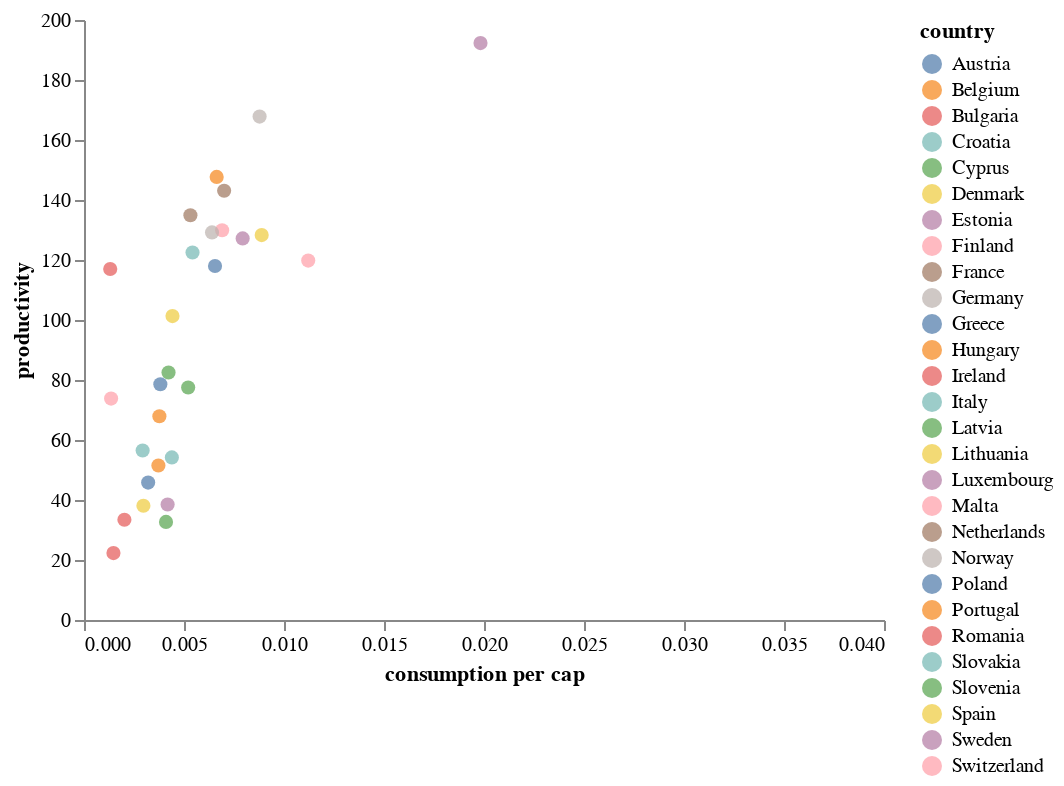

Write notebook code for a chart like this one.
### Markdown cell above
**Altair plot**

### Code cell
from IPython.display import display
select_year = alt.selection_single(
    name='Select', fields=['year'], init={'year': 2000},
    bind=alt.binding_range(min=2000, max=2019, step=1)
)

figure = alt.Chart(data).mark_point(filled=True,size=50).encode(
    alt.X('cons_percap',title='consumption per cap',scale=alt.Scale(domain=[0,0.04])),
    alt.Y('prod_phw',title='productivity',scale=alt.Scale(domain=[0,200])),
    color='country',
    tooltip=['country']
).configure_axis(
    grid=False
).configure_view(
    strokeWidth=0
).add_selection(select_year).transform_filter(select_year).interactive()


display(figure)

### Figure 1 — Vega-Lite specification as saved in the notebook (floating-point values rounded to 4 significant figures; data arrays with more than 128 entries replaced by an {"elided": "..."} marker saying what was removed)
{"config": {"view": {"continuousWidth": 400, "continuousHeight": 300, "strokeWidth": 0}, "axis": {"grid": false}}, "data": {"name": "data-67d70f87366028dadb65be9d4a9d273d"}, "mark": {"type": "point", "filled": true, "size": 50}, "encoding": {"color": {"field": "country", "type": "nominal"}, "tooltip": [{"field": "country", "type": "nominal"}], "x": {"field": "cons_percap", "scale": {"domain": [0, 0.04]}, "title": "consumption per cap", "type": "quantitative"}, "y": {"field": "prod_phw", "scale": {"domain": [0, 200]}, "title": "productivity", "type": "quantitative"}}, "selection": {"Select": {"type": "single", "fields": ["year"], "init": {"year": 2000}, "bind": {"input": "range", "max": 2019, "min": 2000, "step": 1}}, "selector001": {"type": "interval", "bind": "scales", "encodings": ["x", "y"]}}, "transform": [{"filter": {"selection": "Select"}}], "$schema": "https://vega.github.io/schema/vega-lite/v4.17.0.json", "datasets": {"data-67d70f87366028dadb65be9d4a9d273d": {"elided": "600 records"}}}
